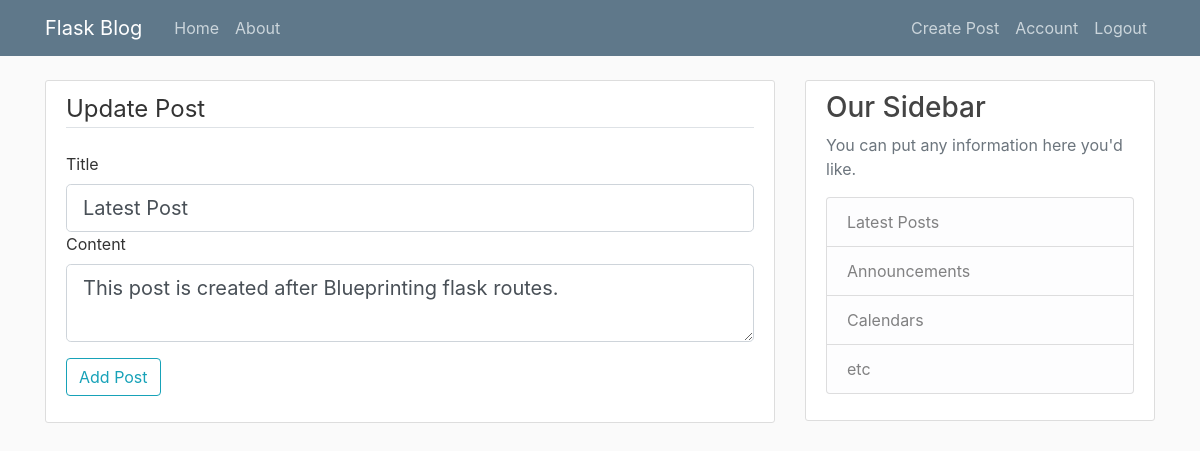
The app's page /post/171/update (signed in), older data.
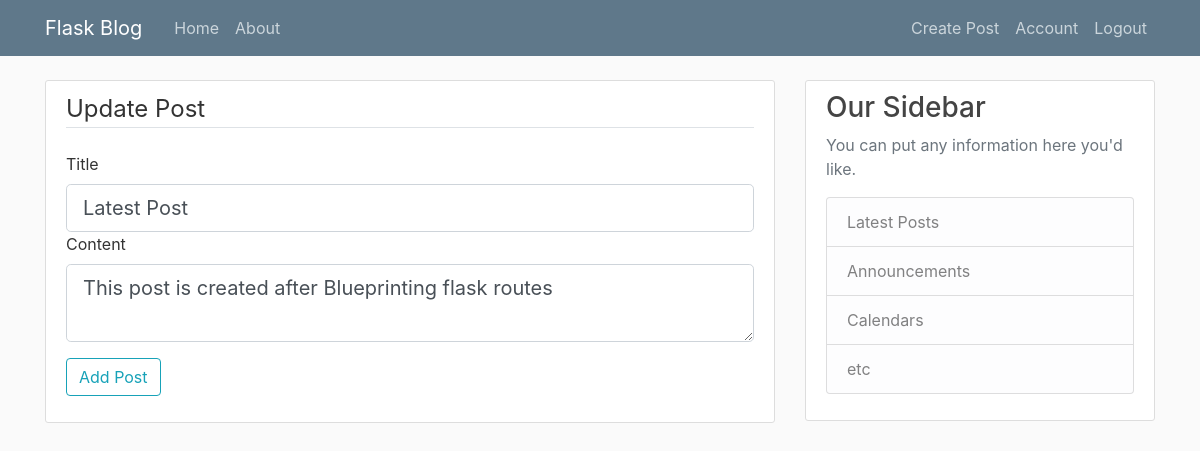
The same page, newer data.
### flaskblog/models.py (models this page shows)
class Post(db.Model):
	id = db.Column(db.Integer, primary_key=True)
	user_id = db.Column(db.Integer, db.ForeignKey('user.id'), nullable=False)
	title = db.Column(db.String(100), nullable=False)
	date_posted = db.Column(db.DateTime, nullable=False, default=datetime.utcnow)
	content = db.Column(db.Text, nullable=False)

### flaskblog/posts/routes.py (the view)
@posts.route('/post/<int:post_id>/update', methods=['GET', 'POST'])
@login_required
def update_post(post_id):
	form = PostForm()
	post = Post.query.get_or_404(post_id)
	if post.author != current_user:
		abort(403)
	if form.validate_on_submit():
		post.title = form.title.data
		post.content = form.content.data
		db.session.commit()
		flash('Your post updated successfully!', 'success')
		return redirect(url_for('posts.post', post_id=post.id))
	elif request.method == 'GET':
		form.title.data = post.title
		form.content.data = post.content
	return render_template('create_post.html', title='Update Post', form=form, legend='Update Post')

### flaskblog/posts/forms.py
class PostForm(FlaskForm):
	title = StringField('Title', validators=[Required()])
	content = TextAreaField('Content', validators=[Required()])
	submit = SubmitField('Add Post')

### flaskblog/models.py (called while the page is built)
@login_manager.user_loader
def load_user(user_id):
	return User.query.get(user_id)

### flaskblog/templates/create_post.html (shortened to what this page needs)
{% extends 'layout.html' %}
{% block content %}
<div class="content-section">
		<form method="POST" action="">
			<fieldset class="form-group">
				<legend class="border-bottom mb-4">{{ legend }}</legend>
				<div class="form-group>">
					{{ form.title.label(class="form-control-label") }}
					{% if form.title.errors %}
						{{ form.title(class="form-control form-control-lg is-invalid") }}
						<div class="invalid-feedback">
							{% for error in form.title.errors %}
								<span>{{ error }}</span>
							{% endfor %}
						</div>
					{% else %}
						{{ form.title(class="form-control form-control-lg") }}
					{% endif %}
				</div>
				<div class="form-group>">
					{{ form.content.label(class="form-control-label") }}
					{% if form.content.errors %}
						{{ form.content(class="form-control form-control-lg is-invalid") }}
						<div class="invalid-feedback">
							{% for error in form.content.errors %}
								<span>{{ error }}</span>
							{% endfor %}
						</div>
					{% else %}
						{{ form.content(class="form-control form-control-lg") }}
					{% endif %}
				</div>
			</fieldset>
			<div class="form-group">
				{{ form.submit(class="btn btn-outline-info") }}
			</div>
		</form>
	</div>
{% endblock content %}

Row changes from the older to the newer data that the page shows:
changed Post "Latest Post": content "This post is created after Blueprinting flask routes." → "This post is created after Blueprinting flask routes"
